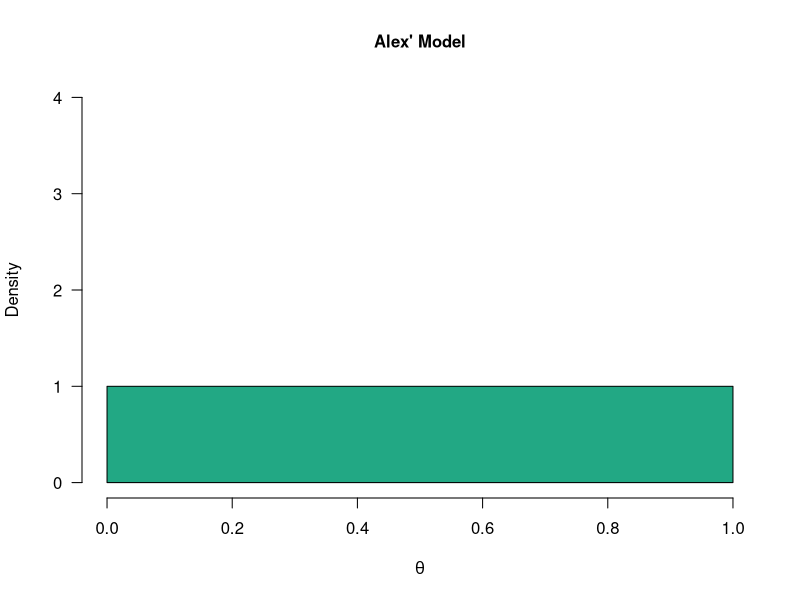
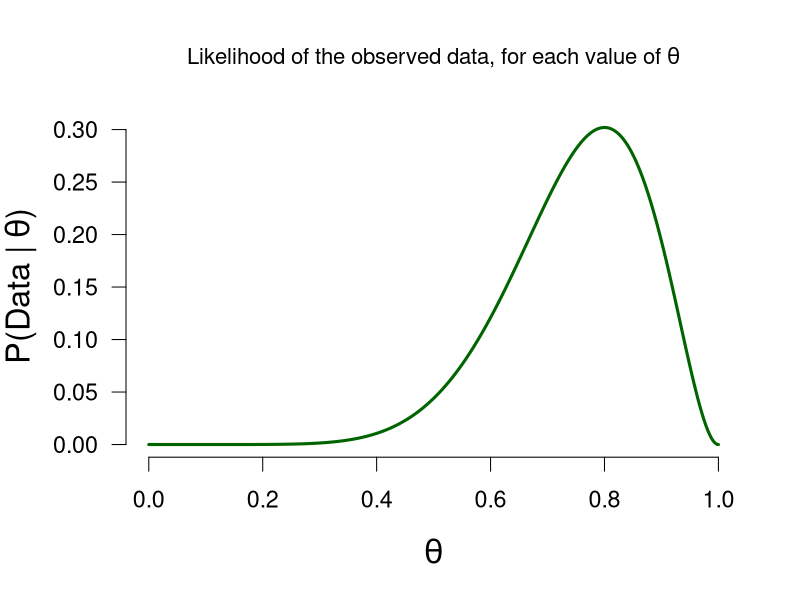
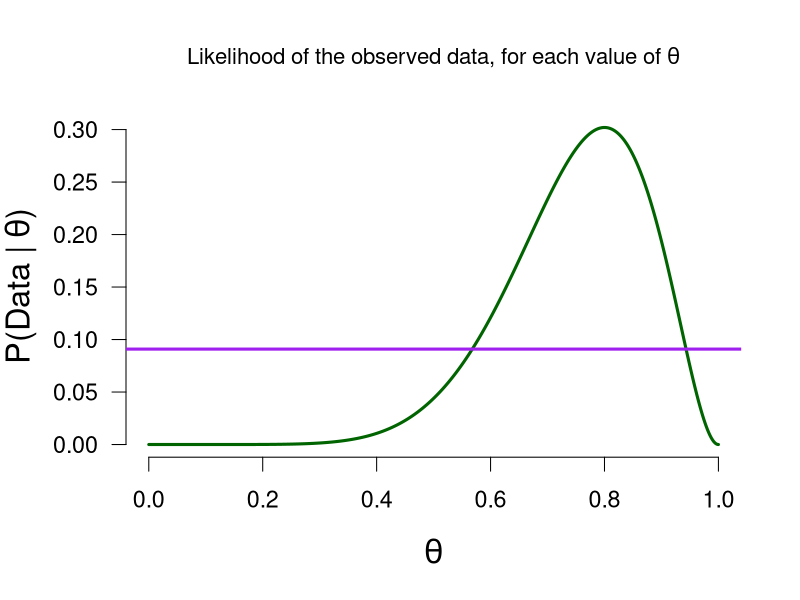
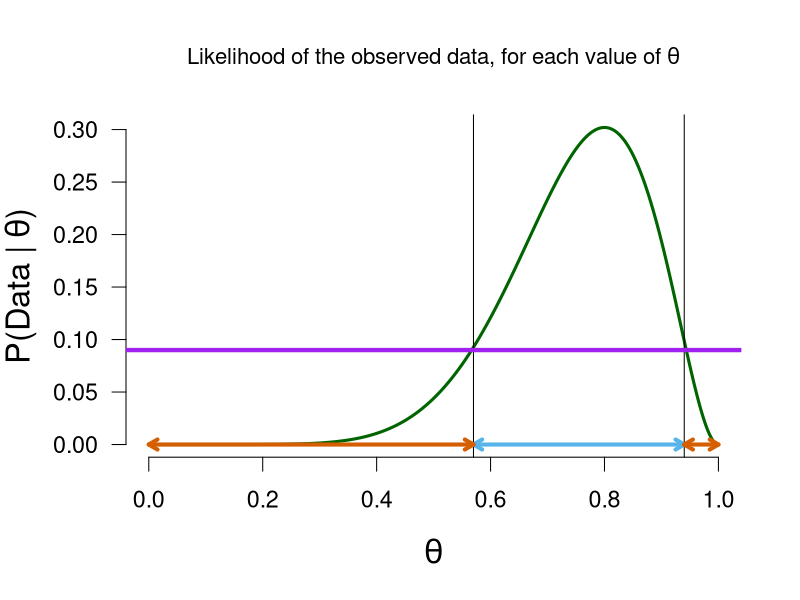
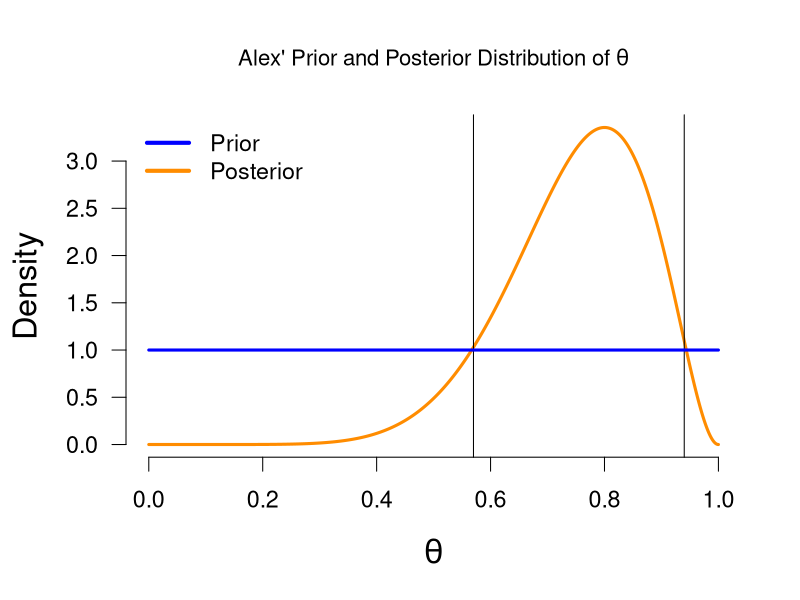
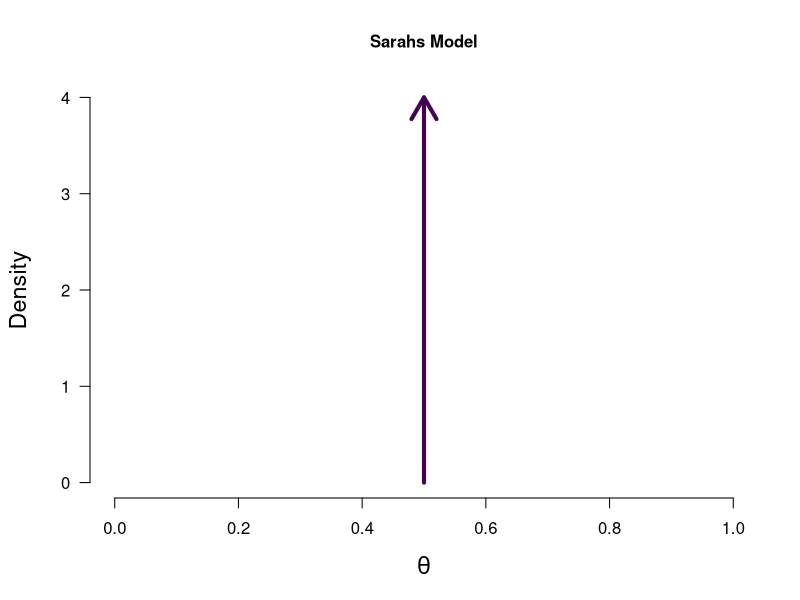
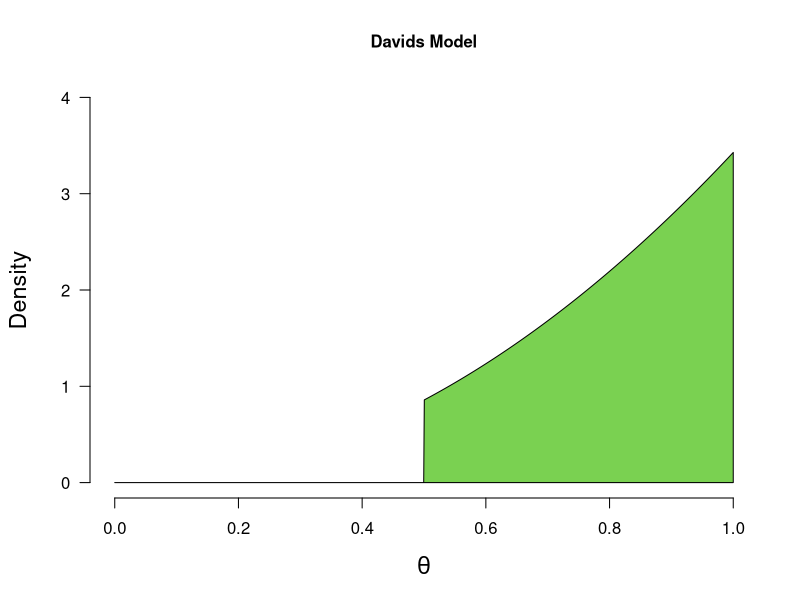
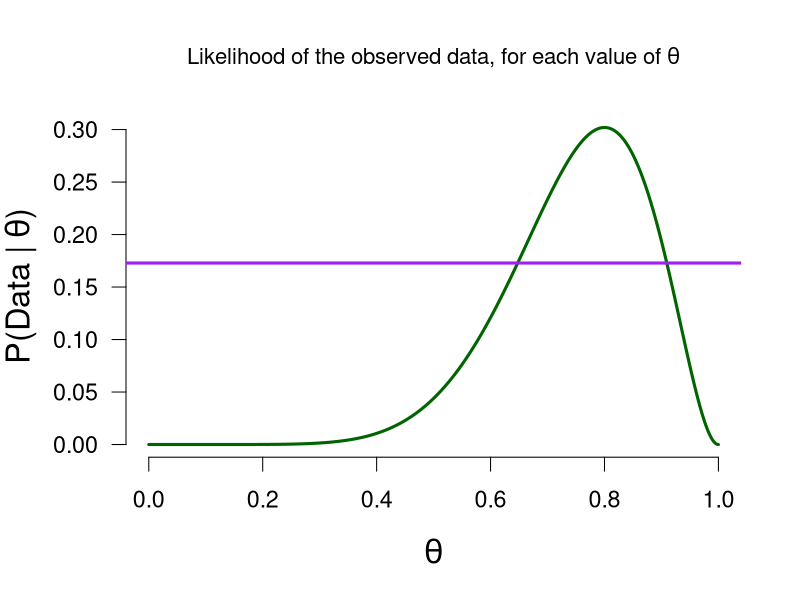

Source code (R) for these figures, in order:
## ---- chunk 1
tBetFun <- function(x, shape1 = 1, shape2 = 1, side = "pos") {
  ds <- dbeta(x, shape1, shape2)
  if (side == "pos") {
    ds[x<0.5] <- 0
    ds <- ds / integrate(function(x) dbeta(x, shape1, shape2), lower = 0.5, upper = 1)[[1]]
  } else if (side == "neg") {
    ds[x>0.5] <- 0
    ds <- ds / integrate(function(x) dbeta(x, shape1, shape2), lower = 0, upper = 0.5)[[1]]
  }
  return(ds)
}
## ---- chunk 2
#| label: fig-uninformed-model-binomial-prediction-2
par(mfrow = c(1, 1), cex.main = 1)
cols <- viridis::viridis(6)

plot(1, 1, type ="n", xlim = c(0,1), ylim = c(0,4), bty = "n", main = "Alex' Model",
     las = 1, xlab = expression(theta), ylab = "Density")
mySeq <- seq(0, 1, length.out = 1e3)
polygon(x =  c(mySeq, rev(mySeq)), y = c(rep(0, 1e3), tBetFun(mySeq, 1, 1, side = "neutral")), col = cols[4]) 

## ---- chunk 3
#| label: fig-likelihood-binomial-8-heads
par(cex = 1.4, cex.lab = 1.4, mar = c(5.1, 4.5, 4.1, 2.1), cex.main = 0.95)
ss <- seq(0, 1, length.out = 1e4)
dd <- dbinom(x = 8, size = 10, ss)
plot(ss, dd, type = "l", bty = "n", las = 1, ylab = bquote("P(Data |" ~ theta * ")"), xlab = bquote(theta),
     main = bquote("Likelihood of the observed data, for each value of" ~theta),
     lwd = 3, col = "darkgreen")
## ---- chunk 4
#| label: fig-likelihood-binomial-8-heads-marginal
par(cex = 1.4, cex.lab = 1.4, mar = c(5.1, 4.5, 4.1, 2.1), cex.main = 0.95)
ss <- seq(0, 1, length.out = 1e4)
dd <- dbinom(x = 8, size = 10, ss)
plot(ss, dd, type = "l", bty = "n", las = 1, ylab = bquote("P(Data |" ~ theta * ")"), xlab = bquote(theta),
     main = bquote("Likelihood of the observed data, for each value of" ~theta),
     lwd = 3, col = "darkgreen")
abline(h = 1/11, lwd = 3, col = "purple")
## ---- chunk 5
#| label: fig-likelihood-binomial-8-heads-marginal-redgreen
par(cex = 1.4, cex.lab = 1.4, mar = c(5.1, 4.5, 4.1, 2.1), cex.main = 0.95)
pCol <- palette.colors(NULL, "Okabe-Ito")
margLik <- round(1/11, 2)
bords <- round(ss[round(dd, 3) == margLik], 2)
ll <- unique(bords)[1]
uu <- unique(bords)[length(unique(bords))]
plot(ss, dd, type = "l", bty = "n", las = 1, ylab = bquote("P(Data |" ~ theta * ")"), xlab = bquote(theta),
     main = bquote("Likelihood of the observed data, for each value of" ~theta),
     lwd = 3, col = "darkgreen")
ll <- unique(bords)[1]
uu <- unique(bords)[length(unique(bords))]
abline(v = uu)
abline(v = ll)
arrows(ll, 0, uu, 0,  lwd = 4, length = 0.1, code = 3, col = pCol[3])
abline(h = margLik, lwd = 4, col = "purple")

ll <- 0
uu <- unique(bords)[1]
arrows(ll, 0, uu, 0,  lwd = 4, length = 0.1, code = 3, col = pCol[7])
ll <- unique(bords)[length(unique(bords))]
uu <- 1

sq <- seq(ll, uu, length.out = 1e3) #+0.001
arrows(ll, 0, uu, 0,  lwd = 4, length = 0.1, code = 3, col =  pCol[7])
abline(h = margLik, lwd = 4, col = "purple")
## ---- chunk 6
#| label: fig-prior-posterior-binomial
prior <- dbeta(ss, 1, 1)
posterior <- prior * dd / margLik
par(cex = 1.4, cex.lab = 1.4, mar = c(5.1, 4.5, 4.1, 2.1))
plot(ss, posterior, type = "l", bty = "n", las = 1, ylab = "Density", xlab = bquote(theta),
     main = bquote("Alex' Prior and Posterior Distribution of" ~theta),
     lwd = 3, col = "darkorange")
ll <- unique(bords)[1]
uu <- unique(bords)[length(unique(bords))]
abline(v = uu)
abline(v = ll)
curve(dbeta(x, 1, 1), from = 0, to = 1, lwd = 3, col ="blue", add = TRUE)
legend("topleft", legend = c("Prior", "Posterior"), col = c("blue", "darkorange"), lty = 1, lwd = 4, bty = "n")
## ---- chunk 7
#| label: fig-sarah-model-binomial
par(mfrow = c(1, 1), cex.main = 1)
cols <- viridis::viridis(6)
plot(1, 1, type ="n", xlim = c(0,1), ylim = c(0,4), bty = "n", main = "Sarahs Model",
     las = 1, xlab = expression(theta), ylab = "Density")
arrows(x0 = 0.5, x1 = 0.5, y0 = 0, y1 = 4.0, lwd = 4, col = cols[1])
## ---- chunk 8
#| label: fig-david-model-binomial
par(mfrow = c(1, 1), cex.main = 1)
tBetFun <- function(x, shape1 = 1, shape2 = 1, side = "pos") {
  ds <- dbeta(x, shape1, shape2)
  if (side == "pos") {
    ds[x<0.5] <- 0
    ds <- ds / integrate(function(x) dbeta(x, shape1, shape2), lower = 0.5, upper = 1)[[1]]
  } else if (side == "neg") {
    ds[x>0.5] <- 0
    ds <- ds / integrate(function(x) dbeta(x, shape1, shape2), lower = 0, upper = 0.5)[[1]]
  }
  return(ds)
}
cols <- viridis::viridis(6)
plot(1, 1, type ="n", xlim = c(0,1), ylim = c(0,4), bty = "n", main = "Davids Model", 
     las = 1, xlab = expression(theta), ylab = "Density")
polygon(x =  c(mySeq, rev(mySeq)), y = c(rep(0, 1e3), rev(tBetFun(mySeq, 3, 1))), col = cols[5]) 

# David's marginal
samps <- rbeta(1e5, 3, 1)
samps[samps<0.5] <- 1- samps[samps<0.5]
samps <- c(0:5, rbinom(1e5, 10, samps))
davMarLik <- (table(samps)/1e5)[9]
## ---- chunk 9
#| label: fig-likelihood-binomial-8-heads-marginal-david

par(cex = 1.4, cex.lab = 1.4, mar = c(5.1, 4.5, 4.1, 2.1), cex.main = 0.95)
ss <- seq(0, 1, length.out = 1e4)
dd <- dbinom(x = 8, size = 10, ss)
plot(ss, dd, type = "l", bty = "n", las = 1, ylab = bquote("P(Data |" ~ theta * ")"), xlab = bquote(theta),
     main = bquote("Likelihood of the observed data, for each value of" ~theta),
     lwd = 3, col = "darkgreen")
abline(h = davMarLik, lwd = 3, col = "purple")
## ---- chunk 10
#| label: fig-prior-posterior-binomial-david
ss <- seq(0, 1, length.out = 1e4)
priorD <- dbeta(ss, 3, 1)
priorD <- ifelse(ss < 0.5, 0, priorD)
dd <- dbinom(8, 10, ss)
posterior <- (priorD * dd) / (davMarLik/ integrate(function(x) dbeta(x, 3, 1), lower = 0.5, upper = 1)$value)
par(cex = 1.4, cex.lab = 1.4, mar = c(5.1, 4.5, 4.1, 2.1))
plot(ss, posterior, type = "l", bty = "n", las = 1, ylab = "Density", xlab = bquote(theta),
     main = bquote("David's Prior and Posterior Distribution of" ~theta), ylim = c(0, 3),
     lwd = 3, col = "darkorange")
bords <- round(ss[round(dd, 3) == round(davMarLik, 3)], 10)
ll <- unique(bords)[1]+0.02
uu <- unique(bords)[length(unique(bords))]-0.01
abline(v = uu)
abline(v = ll)
lines(ss, priorD, type="l", lwd = 3, col ="blue")
lines(ss, posterior, type="l", lwd = 3, col ="orange", lty = 2)
legend("topleft", legend = c("Prior", "Posterior"), col = c("blue", "darkorange"), lty = 1, lwd = 4, bty = "n")
## ---- chunk 11
# David's marginal
#| label: fig-prior-posterior-binomial-david-alt

samps <- rbeta(1e5, 3, 1)
samps[samps<0.5] <- 1- samps[samps<0.5]
samps <- c(0:5, rbinom(1e5, 11, samps))
davMarLik <- (table(samps)/1e5)[2]

ss <- seq(0, 1, length.out = 1e4)
priorD <- dbeta(ss, 3, 1)
priorD <- ifelse(ss < 0.5, 0, priorD)
dd <- dbinom(1, 11, ss)
posterior <- (priorD * dd) / (davMarLik/ integrate(function(x) dbeta(x, 3, 1), lower = 0.5, upper = 1)$value)
par(cex = 1.4, cex.lab = 1.4, mar = c(5.1, 4.5, 4.1, 2.1))
plot(ss, posterior, type = "l", bty = "n", las = 1, ylab = "Density", xlab = bquote(theta),
     main = bquote("David's Prior and Posterior Distribution of" ~theta), ylim = c(0, 10),
     lwd = 3, col = "darkorange")
lines(ss, priorD, type="l", lwd = 3, col ="blue")
lines(ss, posterior, type="l", lwd = 3, col ="orange", lty = 2)
legend("topleft", legend = c("Prior", "Posterior"), col = c("blue", "darkorange"), lty = 1, lwd = 4, bty = "n")
